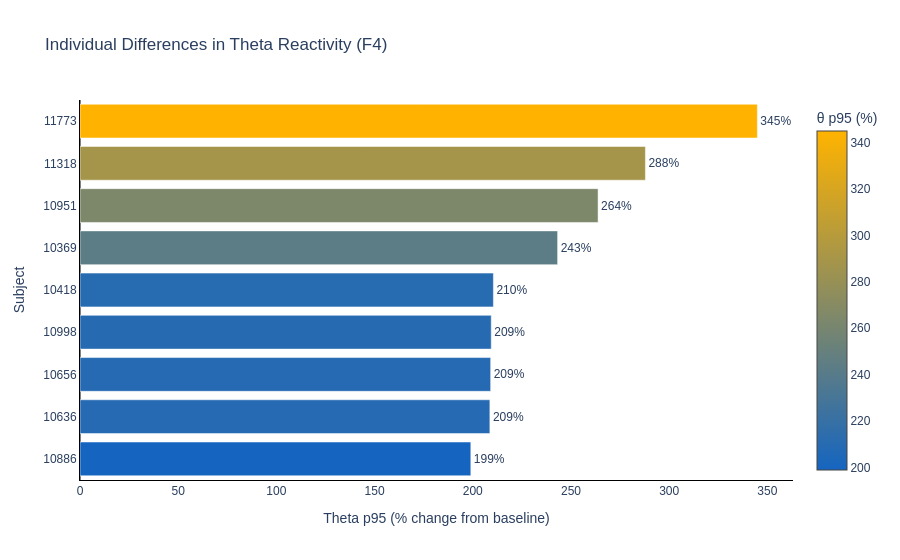

Notebook cell for this chart:
### Markdown cell above
### Individual Differences Bar Plot

### Code cell
def plot_theta_reactivity_bar(clean_subject_avg):
    """
    Bar plot showing individual differences in theta reactivity.
    """
    df = clean_subject_avg.reset_index().sort_values('theta_p95', ascending=True)
    
    fig = go.Figure()
    
    fig.add_trace(go.Bar(
        y=df['subject_id'],
        x=df['theta_p95'],
        orientation='h',
        marker=dict(
            color=df['theta_p95'],
            colorscale=[[0, COLOR_BLUE], [1, COLOR_GOLD]],
            showscale=True,
            colorbar=dict(title='θ p95 (%)')
        ),
        text=df['theta_p95'].round(0).astype(int).astype(str) + '%',
        textposition='outside'
    ))
    
    fig.update_layout(
        title='Individual Differences in Theta Reactivity (F4)',
        xaxis_title='Theta p95 (% change from baseline)',
        yaxis_title='Subject',
        template=PLOTLY_TEMPLATE,
        font=dict(family='Arial'),
        height=400,
        showlegend=False
    )
    
    fig.update_xaxes(showgrid=False, zeroline=True, zerolinecolor='gray', linecolor='black', linewidth=1)
    fig.update_yaxes(showgrid=False, linecolor='black', linewidth=1)
    
    fig.show()
    return fig


fig_bar = plot_theta_reactivity_bar(clean_subject_avg)
fig_bar.write_html(OUTPUT_DIR / 'theta_reactivity_individual_differences.html')
print(f"Saved: {OUTPUT_DIR / 'theta_reactivity_individual_differences.html'}")

### Figure 1 — Plotly figure (JSON) as saved in the notebook; plotly's stock layout.template omitted (floating-point values rounded to 4 significant figures)
{"data": [{"marker": {"color": [199, 208.7, 209.1, 209.4, 210.5, 243.2, 263.8, 287.9, 344.9], "colorbar": {"title": {"text": "θ p95 (%)"}}, "colorscale": [[0, "#1565C0"], [1, "#FFB300"]], "showscale": true}, "orientation": "h", "text": ["199%", "209%", "209%", "209%", "210%", "243%", "264%", "288%", "345%"], "textposition": "outside", "type": "bar", "x": [199, 208.7, 209.1, 209.4, 210.5, 243.2, 263.8, 287.9, 344.9], "y": ["10886", "10636", "10656", "10998", "10418", "10369", "10951", "11318", "11773"]}], "layout": {"autosize": true, "font": {"family": "Arial"}, "showlegend": false, "title": {"text": "Individual Differences in Theta Reactivity (F4)"}, "xaxis": {"autorange": true, "linecolor": "black", "linewidth": 1, "range": [0, 363.1], "showgrid": false, "title": {"text": "Theta p95 (% change from baseline)"}, "type": "linear", "zeroline": true, "zerolinecolor": "gray"}, "yaxis": {"autorange": true, "linecolor": "black", "linewidth": 1, "range": [-0.5, 8.5], "showgrid": false, "title": {"text": "Subject"}, "type": "category"}}}
